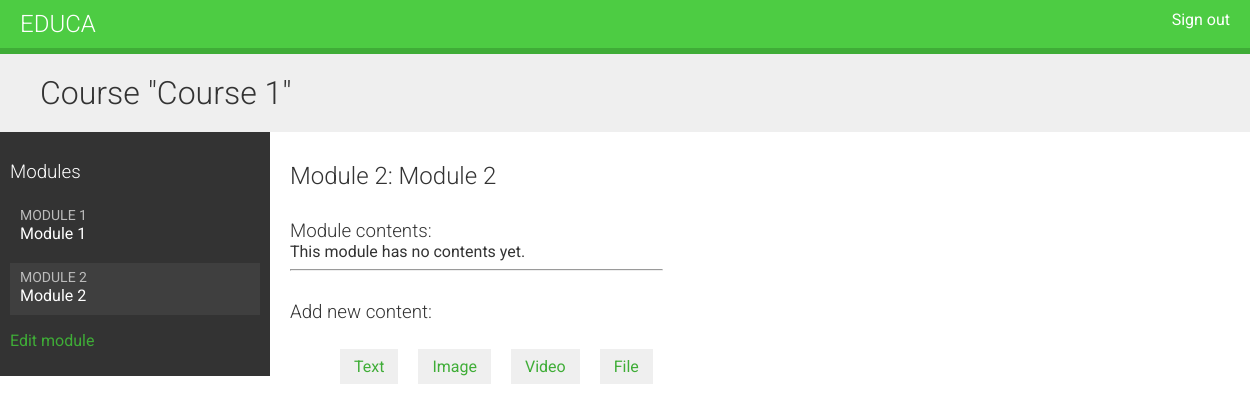
Page /course/module/7/ (signed in) on the earlier database version.
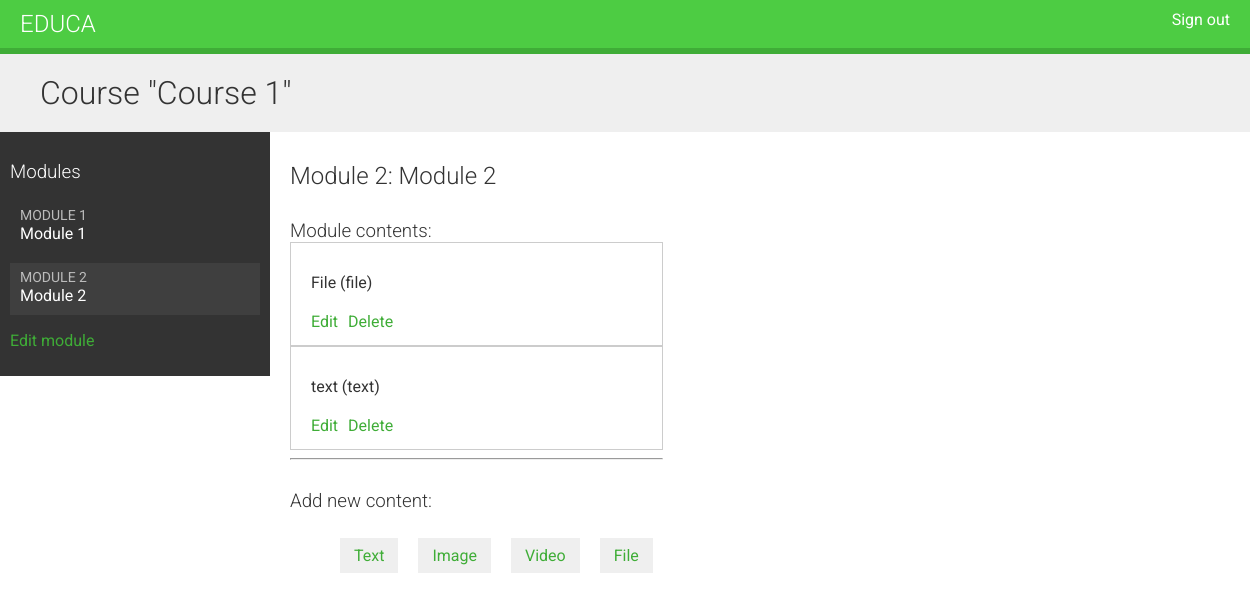
Same page on the later database version.
### courses/models.py (models this page shows, shortened)
class Course(models.Model):
    owner = models.ForeignKey(User, related_name='courses_created')
    subject = models.ForeignKey(Subject, related_name='courses')
    title = models.CharField(max_length=200)
    slug = models.SlugField(max_length=200, unique=True)
    overview = models.TextField()
    created = models.DateTimeField(auto_now_add=True)
    students = models.ManyToManyField(
        User, related_name='courses_joined', blank=True)
    class Meta:
        ordering = ('-created', )

class Module(models.Model):
    course = models.ForeignKey(Course, related_name='modules')
    title = models.CharField(max_length=200)
    description = models.TextField(blank=True)
    order = OrderField(blank=True, for_fields=['course'])
    class Meta:
        ordering = ['order']

class Content(models.Model):
    module = models.ForeignKey(Module, related_name='contents')
    order = OrderField(blank=True, for_fields=['module'])
    content_type = models.ForeignKey(
        ContentType,
        limit_choices_to={'model__in': ('text', 'video', 'image', 'file')})
    object_id = models.PositiveIntegerField()
    item = GenericForeignKey('content_type', 'object_id')
    class Meta:
        ordering = ['order']

class ItemBase(models.Model):
    owner = models.ForeignKey(User, related_name='%(class)s_related')
    title = models.CharField(max_length=250)
    created = models.DateTimeField(auto_now_add=True)
    updated = models.DateTimeField(auto_now=True)
    class Meta:
        abstract = True
    def __str__(self):
        return self.title

class File(ItemBase):
    file = models.FileField(upload_to='files')

class Text(ItemBase):
    content = models.TextField()

### courses/views.py (the view)
class ModuleContentListView(TemplateResponseMixin, View):
    template_name = 'courses/manage/module/content_list.html'
    def get(self, request, module_id):
        module = get_object_or_404(
            Module, id=module_id, course__owner=request.user)
        return self.render_to_response({'module': module})

### courses/templatetags/course.py (called while the page is built)
@register.filter
def model_name(obj):
    try:
        return obj._meta.model_name
    except AttributeError:
        return None

### courses/templates/courses/manage/module/content_list.html (shortened to what this page needs)
{% extends "base.html" %}
{% load course %}
{% block content %}
    {% with course=module.course %}
        <h1>Course "{{ course.title }}"</h1>
        <div class="contents">
            <h3>Modules</h3>
            <ul id="modules">
                {% for m in course.modules.all  %}
                    <li data-id="{{ m.id }}" {% if m == module %} class="selected" {% endif %}>
                        <a href="{% url "module_content_list" m.id %}">
                            <span>
                                Module <span class="order">{{ m.order|add:1 }}</span>
                            </span>
                            <br>
                            {{ m.title }}
                        </a>
                    </li>
                {% empty %}
                    <li>No modules yet.</li>
                {% endfor %}
            </ul>
            <p>
                <a href="{% url "course_module_update" course.id %}">
                    Edit module
                </a>
            </p>
        </div>
        <div class="module">
            <h2>Module {{ module.order|add:1 }}: {{ module.title }}</h2>
            <h3>Module contents:</h3>
            <div id="module-contents">
                {% for content in module.contents.all  %}
                    <div data-id="{{ content.id }}">
                        {% with item=content.item %}
                            <p>{{ item }} ({{ item|model_name }})</p>
                            <a href="{% url "module_content_update" module.id item|model_name item.id %}">Edit</a>
                            <form action="{% url "module_content_delete" content.id %}" method="POST">
                                <input type="submit" name="" value="Delete">
                            </form>
                        {% endwith %}
                    </div>
                {% empty %}
                    This module has no contents yet.
                {% endfor %}
            </div>
            <hr>
            <h3>Add new content:</h3>
            <ul class="content-types">
                <li><a href="{% url "module_content_create" module.id "text" %}">Text</a></li>
                <li><a href="{% url "module_content_create" module.id "image" %}">Image</a></li>
                <li><a href="{% url "module_content_create" module.id "video" %}">Video</a></li>
                <li><a href="{% url "module_content_create" module.id "file" %}">File</a></li>
            </ul>
        </div>
    {% endwith %}
{% endblock content %}

### courses/templates/base.html (shortened to what this page needs)
{% load staticfiles %}
<!DOCTYPE html>
<html class="no-js">
<head>
    <link href="{% static "css/base.css" %}" rel="stylesheet">
</head>
<body>
    <div id="header">
        <a href="/" class="logo">Educa</a>
        <ul class="menu">
            {% if request.user.is_authenticated %}
            <li><a href="{% url "logout" %}">Sign out</a></li>
            {% else %}
            <li><a href="{% url "login" %}">Sign in</a></li>
            {% endif %}
        </ul>
    </div>
    <div id="content">
        {% block content %} {% endblock content %}
    </div>
</body>
</html>

### courses/static/css/base.css (style rules this page uses)
body { margin:0; font-family:'Roboto', sans-serif; font-weight:400; color:#333; }
a { color:#3fad37; text-decoration:none; }
h1, h2, h3, h4, h5, h6 { font-family:'Roboto', sans-serif; font-weight:300; }
h1 { background:#efefef; width:100%; overflow:auto; padding:20px 0 20px 40px; margin:0; }
.module { overflow:auto; }
.module h3 { margin:30px 0 0; padding:0; width:100%; }
.module p { margin:10px 0 20px; width:100%; float:left; }
#header { background:#4dcc43; overflow:auto; padding:10px 20px; border-bottom:6px solid #3fad37; }
#header .logo { text-decoration:none; font-family:'Roboto', sans-serif; font-weight:300; text-transform:uppercase; font-size:24px; color:#fff; float:left; }
#header a { color:#fff; }
#header .menu { list-style:none; float:right; margin:0; padding:0; }
.contents { width:20%; padding:10px; float:left; background:#333; color: #fff; font-family:'Roboto', sans-serif; }
.contents ul { list-style:none; margin:0; padding:0; }
.contents ul li { margin:0 0 10px 0; padding:4px 10px 10px; overflow:auto; }
.contents ul li.selected { background:#3f3f3f; }
.contents ul span { text-transform:uppercase; color:#bbb; font-size:14px; }
.contents ul a { display:block; color:#fff; text-decoration:none; }
.module { padding:10px 20px; float:left; }
ul.content-types li { list-style:none; float:left; margin:10px; background:#efefef; padding:8px 14px; }
input, select, textarea { border:1px solid #ccc; border-bottom:3px solid #ccc; padding:8px 12px; font-size:16px; font-family:'Roboto', sans-serif; float:left; clear:both; width:300px; }
input[type=submit], a.button { border-radius:5px; background:#4dcc43; color:#fff; font-size:16px; text-transform:uppercase; border:none; padding:10px 20px; margin:20px 0; }
#module-contents div { padding:20px 20px 4px 20px; border:1px solid #ccc; background:#fff; overflow:auto; }
#module-contents a { float:left; }
#module-contents form { margin:0; padding:0; float:left; }
#module-contents input[type="submit"] { width:auto; background:none; color:#3fad37; margin:0 0 10px 10px; padding:0; text-transform:none; }

Differences in the rows shown:
added Content: item "File", item|model_name "file"
added Content: item "text", item|model_name "text"
Other differences:
text no longer shown: "This module has no contents yet."
